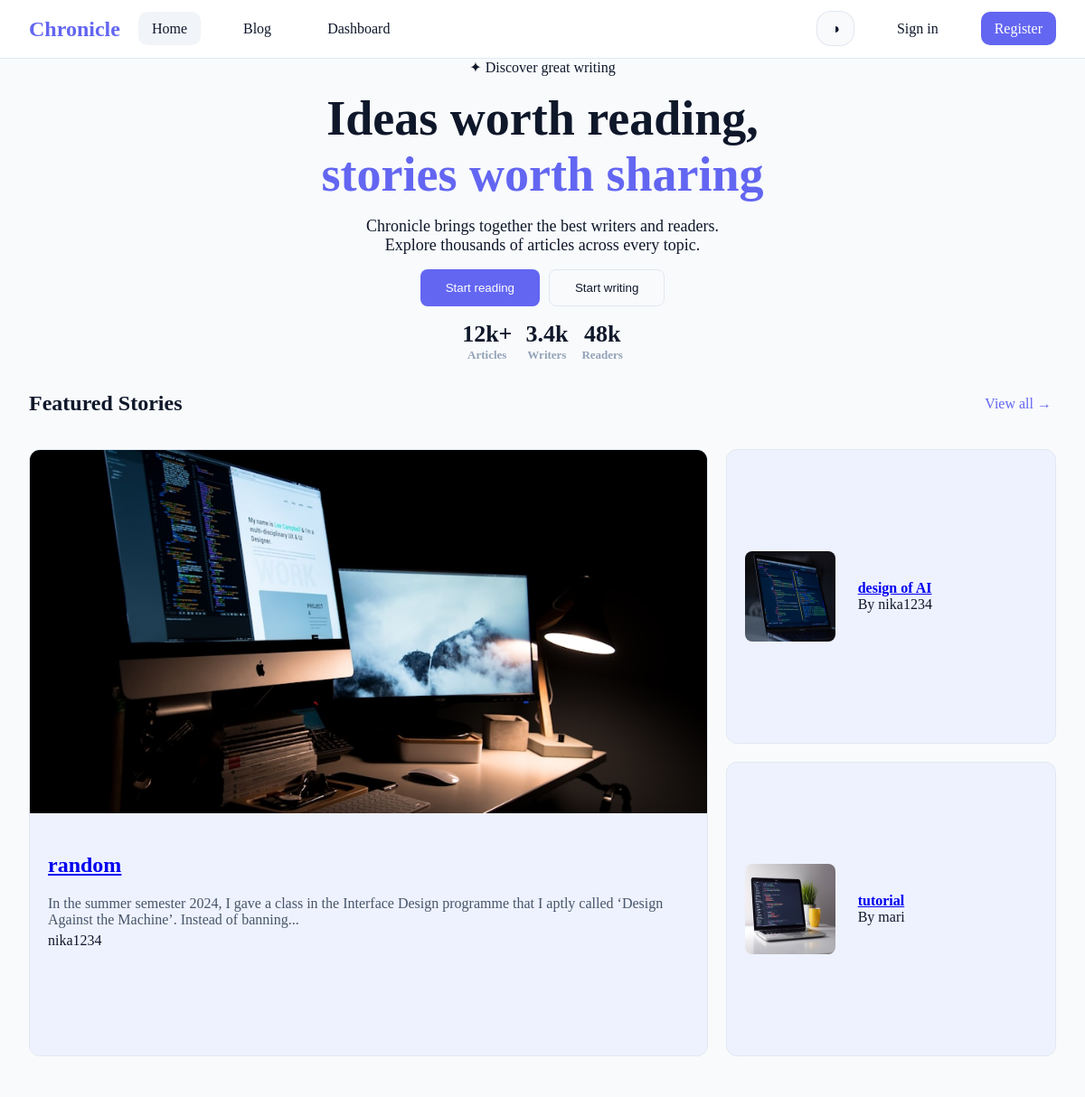
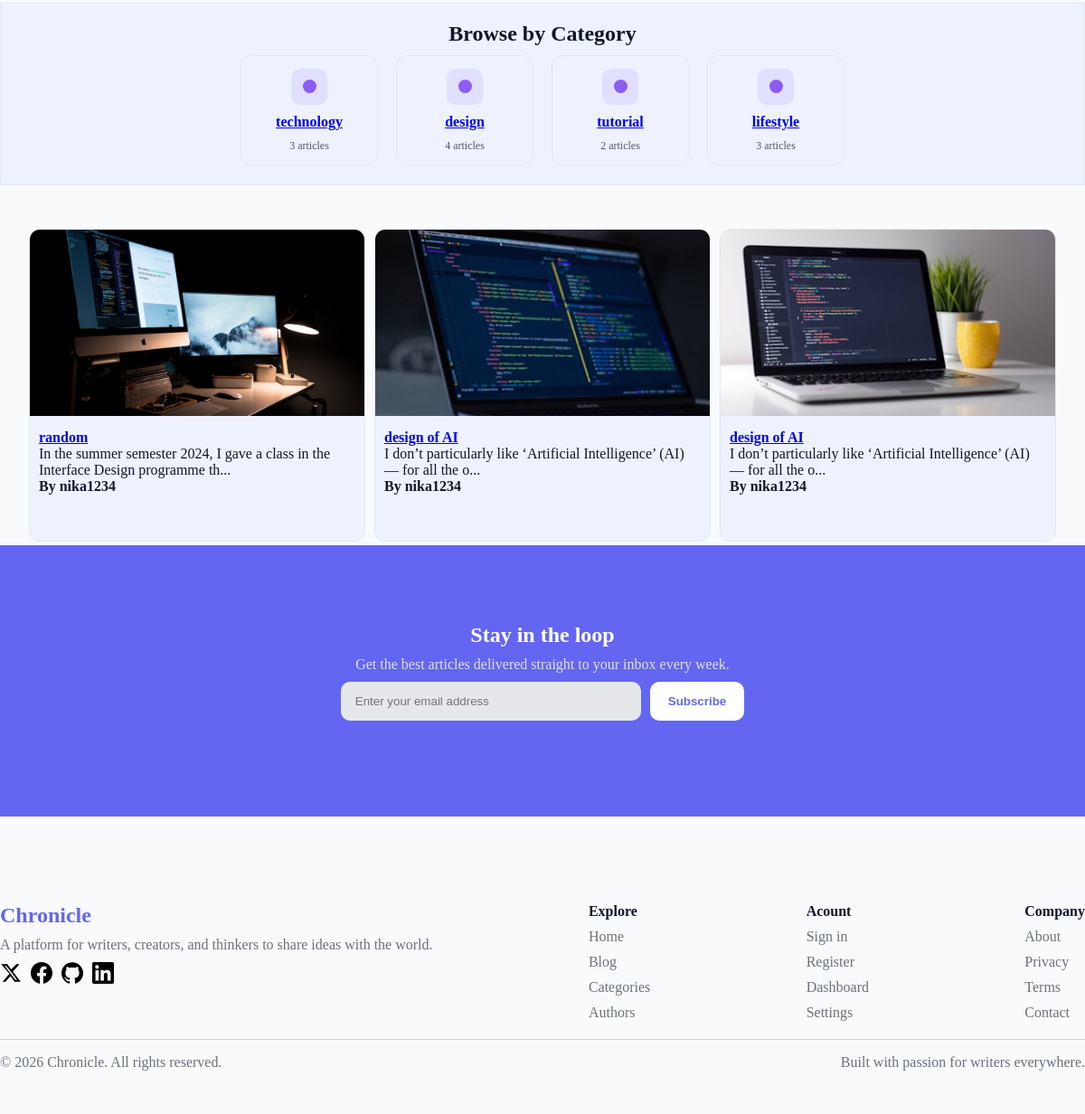
The page / on the database its author committed (2 pictures, top to bottom).
### tables this page shows
CREATE TABLE IF NOT EXISTS `articles` (
  `Id` int UNSIGNED NOT NULL AUTO_INCREMENT,
  `User_id` int UNSIGNED NOT NULL,
  `Title` varchar(255) NOT NULL,
  `Content` text NOT NULL,
  `status` enum('published','draft') NOT NULL,
  `CreatedAt` timestamp NOT NULL DEFAULT CURRENT_TIMESTAMP,
  PRIMARY KEY (`Id`),
  KEY `User_id` (`User_id`)
);

CREATE TABLE IF NOT EXISTS `users` (
  `Id` int UNSIGNED NOT NULL AUTO_INCREMENT,
  `UserName` varchar(20) NOT NULL,
  `Email` varchar(255) NOT NULL,
  `Password` varchar(255) NOT NULL,
  `Role` enum('admin','user') NOT NULL DEFAULT 'user',
  PRIMARY KEY (`Id`),
  UNIQUE KEY `UserName` (`UserName`),
  UNIQUE KEY `UserName_2` (`UserName`,`Email`)
);

CREATE TABLE IF NOT EXISTS `categories` (
  `Id` int UNSIGNED NOT NULL AUTO_INCREMENT,
  `Name` varchar(100) NOT NULL,
  PRIMARY KEY (`Id`),
  UNIQUE KEY `Name` (`Name`)
);

### index.php (the view, shortened to what this page needs)
<!DOCTYPE html>
<html lang="en" data-theme="light">
    <?php
        require_once "./templates/head.php";
    ?>
<body>
    <?php
     $currentPage='home';
     require_once "./templates/header.php";
     require_once './config/db.php';
    $stmt = $conn->prepare("
        SELECT articles.Id, articles.Title, articles.Content, users.UserName
        FROM articles
        JOIN users ON articles.user_id = users.Id
        WHERE articles.status = 'published'
        ORDER BY articles.createdat DESC
        LIMIT 3
    ");
    $stmt->execute();
    $featuredArticles = $stmt->get_result()->fetch_all(MYSQLI_ASSOC);
    $stmt = $conn->prepare("
        SELECT articles.Id, articles.Title, articles.Content,
            users.UserName, categories.Name as category
        FROM articles
        JOIN users ON articles.user_id = users.Id
        LEFT JOIN article_categories ON articles.Id = article_categories.article_id
        LEFT JOIN categories ON article_categories.category_id = categories.Id
        WHERE articles.status = 'published'
        ORDER BY articles.createdat DESC
        LIMIT 3
    ");
    $stmt->execute();
    $recentArticles = $stmt->get_result()->fetch_all(MYSQLI_ASSOC);
    $stmt = $conn->query("
        SELECT categories.Id, categories.Name, COUNT(article_categories.article_id) as count
        FROM categories
        LEFT JOIN article_categories ON categories.Id = article_categories.category_id
        GROUP BY categories.Id
    ");
    $categoryList = $stmt->fetch_all(MYSQLI_ASSOC);
    function articleLink(int $id): string {
        return "./register.php";
    }
    ?>
    <main class="main-content">
        <section class="discover">
        <span>✦ Discover great writing</span>
        <h1>Ideas worth reading, <span>stories worth sharing</span></h1>
        <p>Chronicle brings together the best writers and readers.
             Explore thousands of articles across every topic.</p>
        <div class="home-buttons">
            <button class="btn1"  onclick="window.location.href='<?php echo isset($_SESSION['user_id']) ? './articles.php' : './register.php'; ?>'">Start reading</button>
            <button class="btn2" onclick="window.location.href='<?php echo isset($_SESSION['user_id']) ? './user_dashboard.php' : './register.php'; ?>'">Start writing</button>
        </div>
        <div class="stats-container">
            <span class="span-nums">12k+ <span class="span-stats">Articles</span></span>
            <span class="span-nums">3.4k <span class="span-stats">Writers</span></span>
            <span class="span-nums">48k <span class="span-stats">Readers</span></span>
        </div>
        </section>
        <section class="featured-stories">
            <div class="featured-header">
                <h2>Featured Stories</h2>
                <span><a href="#">View all →</a></span>
            </div>
            <div class="featured-stories-container">
                <?php if (!empty($featuredArticles)): ?>
                    <?php foreach ($featuredArticles as $i => $article): ?>
                        <?php if ($i === 0): ?>
                            <article class="featured-story1">
                                <img src="./assets/img/card1.jpg" alt="Card image">
                                <div class="featured-stories-article1-info">
                                    <h2>
                                        <a href="<?php echo articleLink($article['Id']); ?>">
                                            <?php echo $article['Title']; ?>
                                        </a>
                                    </h2>
                                    <p><?php echo substr($article['Content'], 0, 150) . '...'; ?></p>
                                    <span><?php echo $article['UserName']; ?></span>
                                </div>
                            </article>
                        <?php else: ?>
                            <article class="featured-story<?php echo $i + 1; ?>">
                                <img src="./assets/img/card<?php echo $i + 1; ?>.jpg" alt="Card image">
                                <div class="featured-stories-article<?php echo $i + 1; ?>-info">
                                    <h4>
                                        <a href="<?php echo articleLink($article['Id']); ?>">
                                            <?php echo $article['Title']; ?>
                                        </a>
                                    </h4>
                                    <span>By <?php echo $article['UserName']; ?></span>
                                </div>
                            </article>
                        <?php endif; ?>
                    <?php endforeach; ?>
                <?php endif; ?>
            </div>
        </section>
        <section class="browse">
            <h2>Browse by Category</h2>
            <div class="browse-container">
                <?php if (!empty($categoryList)): ?>
                    <?php foreach ($categoryList as $cat): ?>
                        <article>
                            <div class="icon"><div></div></div>
                            <h4>
                                <a href="articles.php?category=<?php echo urlencode($cat['Name']); ?>">
                                    <?php echo $cat['Name']; ?>
                                </a>
                            </h4>
                            <span><?php echo $cat['count']; ?> articles</span>
                        </article>
                    <?php endforeach; ?>
                <?php endif; ?>
            </div>
        </section>
        <section class="recent-articles">
            <?php if (!empty($recentArticles)): ?>
                <?php foreach ($recentArticles as $i => $article): ?>
                    <article>
                        <img src="./assets/img/card<?php echo ($i % 3) + 1; ?>.jpg" alt="Card image">
                        <div class="article-content">
                            <h4>
                                <a href="<?php echo articleLink($article['Id']); ?>">
                                    <?php echo $article['Title']; ?>
                                </a>
                            </h4>
                            <p><?php echo substr($article['Content'], 0, 80) . '...'; ?></p>
                            <span class="article-author">By <?php echo $article['UserName']; ?></span>
                        </div>
                    </article>
                <?php endforeach; ?>
            <?php endif; ?>
        </section>
        <section class="stay-in-the-loop">
            <h2>Stay in the loop</h2>
            <p>Get the best articles delivered straight to your inbox every week.</p>
            <form novalidate action="#">
                <input type="email" id="email" placeholder="Enter your email address">
                <button id="subbtn" type="submit">Subscribe</button>
            </form>
            <p id="errorMsg"></p>
        </section>
    </main>
    <?php
    require_once "./templates/footer.php"
    ?>
</body>
</html>

### templates/head.php (shortened to what this page needs)
<head>
    <link rel="stylesheet" href="./css/style.css">
</head>

### templates/header.php (shortened to what this page needs)
<?php if (session_status() === PHP_SESSION_NONE) session_start();
    $dashboardLink = "./register.php";
?>
<header class="header">
    <h2>Chronicle</h2>
    <nav class="nav">
        <ul class="nav-links1">
            <li><a href="./index.php" class="<?php echo isset($currentPage) && $currentPage === 'home' ? 'active' : ''; ?>">Home</a></li>
            <li><a href="./articles.php" class="<?php echo isset($currentPage) && $currentPage === 'articles' ? 'active' : ''; ?>">Blog</a></li>
            <li><a href="<?php echo $dashboardLink; ?>" class="<?php echo isset($currentPage) && ($currentPage === 'dashboard' || $currentPage === 'admin') ? 'active' : ''; ?>">Dashboard</a></li>
        </ul>
        <ul class="nav-links2">
            <li><a href="#" id="theme-toggle">◑</a></li>
            <?php if (isset($_SESSION['user_id'])): ?>
                 <li><a href="<?php echo $dashboardLink; ?>" class="user"> <?php echo strtoupper(substr($_SESSION['username'], 0, 1)); ?></a></li>
                <li><a href="./templates/logout.php" class="logout">Logout</a></li>
            <?php else: ?>
            <li><a href="./register.php">Sign in</a></li>
            <li><a href="./register.php" class="register">Register</a></li>
            <?php endif; ?>
        </ul>
    </nav>
</header>

### templates/footer.php (shortened to what this page needs)
<footer class="footer">
    <div class="footer-top">
        <section>
            <h2 class="logo">Chronicle</h2>
            <span>A platform for writers, creators, and thinkers to share ideas with the world.</span>
            <div class="icon-container">
                <img src="./assets/svg/twitter-x.svg" alt="icon">
                <img src="./assets/svg/facebook.svg" alt="icon">
                <img src="./assets/svg/github.svg" alt="icon">
                <img src="./assets/svg/linkedin.svg" alt="icon">
            </div>
        </section>
        <section>
            <h4>Explore</h4>
            <span><a href="./index.php">Home</a></span>
            <span><a href="./articles.php">Blog</a></span>
            <span><a href="#">Categories</a></span>
            <span><a href="#">Authors</a></span>
        </section>
        <section>
            <h4>Acount</h4>
            <span><a href="./register.php">Sign in</a></span>
            <span><a href="./register.php">Register</a></span>
            <span><a href="<?php echo $dashboardLink; ?>">Dashboard</a></span>
            <span><a href="#">Settings</a></span>
        </section>
        <section>
            <h4>Company</h4>
            <span><a href="#">About</a></span>
            <span><a href="#">Privacy</a></span>
            <span><a href="#">Terms</a></span>
            <span><a href="#">Contact</a></span>
        </section>
    </div>
    <div class="footer-bottom">
        <span>&copy; 2026 Chronicle. All rights reserved.</span>
        <span>Built with passion for writers everywhere.</span>
    </div>
</footer>

### rows shown on the page
articles: Title "random", Content "In the summer semester 2024, I gave a class in the Interface Design programme that I aptly called ‘Design Against the Machine’. Instead of banning", User.UserName "nika1234", shows a picture, Content "In the summer semester 2024, I gave a class in the Interface Design programme th"
articles: shows a picture, Title "design of AI", User.UserName "nika1234", Content "I don’t particularly like ‘Artificial Intelligence’ (AI) — for all the o"
articles: shows a picture, Title "tutorial", User.UserName "mari"
categories: Name "technology", count "3"
categories: Name "design", count "4"
categories: Name "tutorial", count "2"
categories: Name "lifestyle", count "3"
